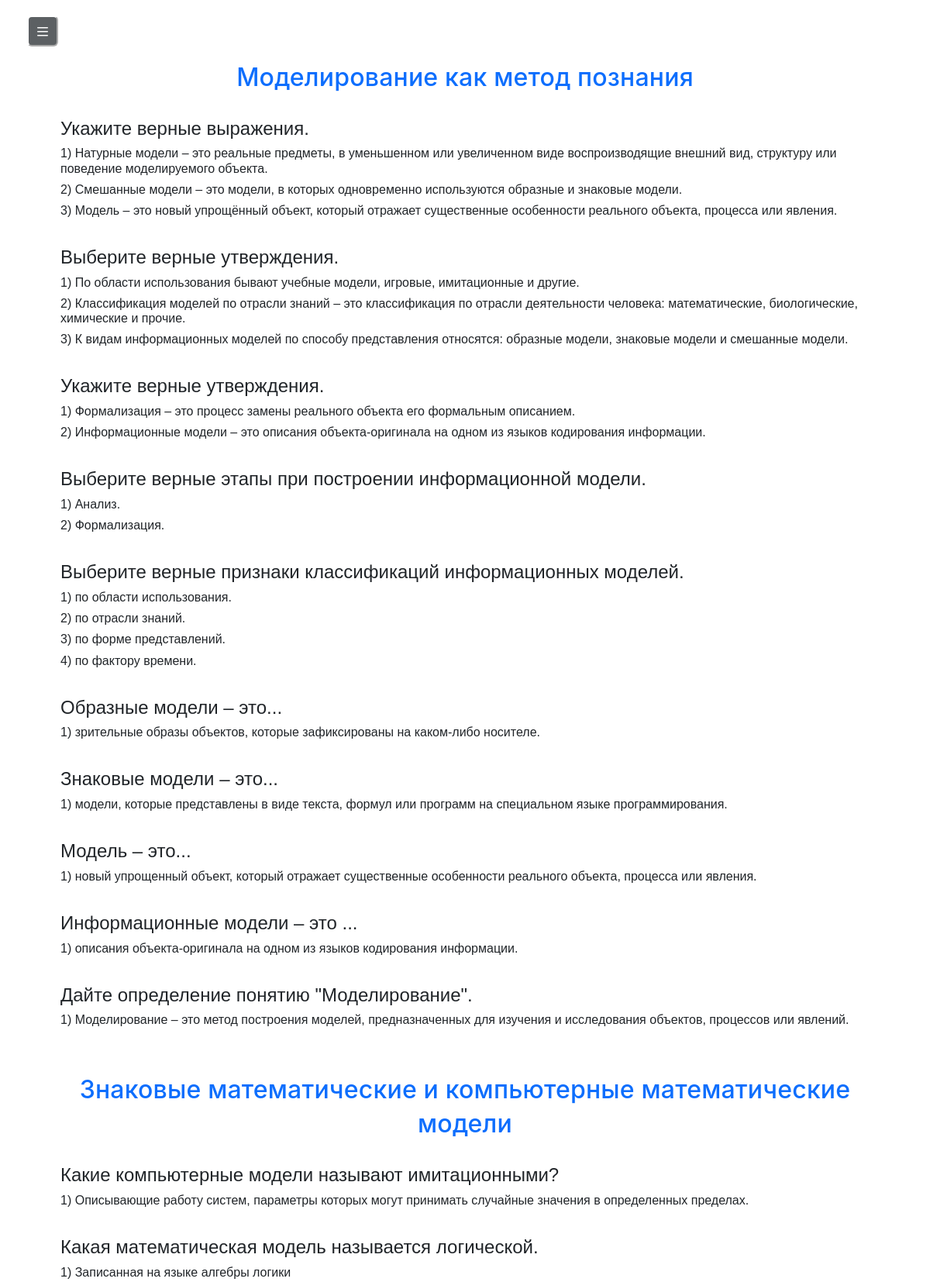
The app's page /class/9/tests/all_tests (upper part) with its own data.
### data/theme_questions.py (models this page shows)
class ThemeQuestions(SqlAlchemyBase, SerializerMixin):
    __tablename__ = 'theme_questions'
    id = sqlalchemy.Column(sqlalchemy.Integer, primary_key=True, autoincrement=True)
    name = sqlalchemy.Column(sqlalchemy.String)
    class_id = sqlalchemy.Column(sqlalchemy.Integer, sqlalchemy.ForeignKey('training_class.id'))
    training_class = sqlalchemy.orm.relationship('TrainingClass')

### data/questions.py (models this page shows)
class Question(SqlAlchemyBase, SerializerMixin):
    __tablename__ = 'question'
    id = sqlalchemy.Column(sqlalchemy.Integer, primary_key=True, autoincrement=True)
    question = sqlalchemy.Column(sqlalchemy.String)
    theme_id = sqlalchemy.Column(sqlalchemy.Integer, sqlalchemy.ForeignKey('theme_questions.id'))
    theme = sqlalchemy.orm.relationship('ThemeQuestions')

### data/answer_questions.py (models this page shows)
class AnswerQuestion(SqlAlchemyBase, SerializerMixin):
    __tablename__ = 'answer'
    id = sqlalchemy.Column(sqlalchemy.Integer, primary_key=True, autoincrement=True)
    answer = sqlalchemy.Column(sqlalchemy.String)
    question_id = sqlalchemy.Column(sqlalchemy.Integer, sqlalchemy.ForeignKey('question.id'))
    question = sqlalchemy.orm.relationship('Question')

### app.py (the view)
@app.route('/class/<class_name>/tests/all_tests')
def show_all_test(class_name):
    all_lst_questions = []
    with create_session() as session:
        train_class = chech_class(class_name)
        themes = session.query(ThemeQuestions).filter(ThemeQuestions.class_id == train_class.id)
        for theme in themes:
            questions = session.query(Question).filter(Question.theme_id == theme.id)
            lst_questions = [theme.name]
            for question in questions:
                que_que = question.question.splitlines()
                que = [que_que[0], que_que[1:]]
                answ = session.query(AnswerQuestion).filter(AnswerQuestion.question_id == question.id).all()
                que += [[x.answer for x in answ]]
                lst_questions.append(que)
            all_lst_questions.append(lst_questions)
    return render_template('show_all_test.html', title=f'Все ответы на {class_name} класс',
                           all_lst_questions=all_lst_questions, class_name=class_name)

### app.py (called while the page is built)
def chech_class(class_name):
    with create_session() as session:
        train_class = session.query(TrainingClass).filter(TrainingClass.name == class_name).first()
    if not train_class:
        raise NotFound()
    return train_class

### data/db_session.py (called while the page is built)
def create_session() -> Session:
    global __factory
    return __factory()

### templates/show_all_test.html (shortened to what this page needs)
{% extends "base.html" %}
{% block content %}
    {% for questions in all_lst_questions %}
        <div style="margin: 5%">
            <div align="center">
                <a href="/class/{{ class_name }}" style="font-size: 2rem; text-decoration: none;">{{ questions[0] }}</a>
            </div>
            {% for que in questions[1:] %}
                <h4><br>{{ que[0] }}</h4>
                {% for answer in que[2] %}
                    <h6>{{ loop.index }}) {{ answer }}</h6>
                {% endfor %}
            {% endfor %}
        </div>
    {% endfor %}
{% endblock %}

### static/css/style.css (style rules this page uses)
body { font-family: sans-serif; padding: 20px; }
html { scroll-behavior: smooth; }
a { font-family: Inter, Arial !important; font-weight: 500; font-style: normal; font-size: 18px; line-height: 140%; letter-spacing: 0.2px; text-decoration: none; }
div { letter-spacing: 0; }

### records on screen
ThemeQuestions: name "Моделирование как метод познания"
Question: question "Укажите верные выражения."
AnswerQuestion: answer "Натурные модели – это реальные предметы, в уменьшенном или увеличенном виде воспроизводящие внешний вид, структуру или поведение моделируемого объекта."
AnswerQuestion: answer "Смешанные модели – это модели, в которых одновременно используются образные и знаковые модели."
AnswerQuestion: answer "Модель – это новый упрощённый объект, который отражает существенные особенности реального объекта, процесса или явления."
Question: question "Выберите верные утверждения."
AnswerQuestion: answer "По области использования бывают учебные модели, игровые, имитационные и другие."
AnswerQuestion: answer "Классификация моделей по отрасли знаний – это классификация по отрасли деятельности человека: математические, биологические, химические и прочие."
AnswerQuestion: answer "К видам информационных моделей по способу представления относятся: образные модели, знаковые модели и смешанные модели."
Question: question "Укажите верные утверждения."
AnswerQuestion: answer "Формализация – это процесс замены реального объекта его формальным описанием."
AnswerQuestion: answer "Информационные модели – это описания объекта-оригинала на одном из языков кодирования информации."
Question: question "Выберите верные этапы при построении информационной модели."
AnswerQuestion: answer "Анализ."
AnswerQuestion: answer "Формализация."
Question: question "Выберите верные признаки классификаций информационных моделей."
AnswerQuestion: answer "по области использования."
AnswerQuestion: answer "по отрасли знаний."
AnswerQuestion: answer "по форме представлений."
AnswerQuestion: answer "по фактору времени."
Question: question "Образные модели – это..."
AnswerQuestion: answer "зрительные образы объектов, которые зафиксированы на каком-либо носителе."
Question: question "Знаковые модели – это..."
AnswerQuestion: answer "модели, которые представлены в виде текста, формул или программ на специальном языке программирования."
Question: question "Модель – это..."
AnswerQuestion: answer "новый упрощенный объект, который отражает существенные особенности реального объекта, процесса или явления."
Question: question "Информационные модели – это ..."
AnswerQuestion: answer "описания объекта-оригинала на одном из языков кодирования информации."
Question: question "Дайте определение понятию \"Моделирование\"."
AnswerQuestion: answer "Моделирование – это метод построения моделей, предназначенных для изучения и исследования объектов, процессов или явлений."
ThemeQuestions: name "Знаковые математические и компьютерные математические модели"
Question: question "Какие компьютерные модели называют имитационными?"
AnswerQuestion: answer "Описывающие работу систем, параметры которых могут принимать случайные значения в определенных пределах."
Question: question "Какая математическая модель называется логической."
AnswerQuestion: answer "Записанная на языке алгебры логики"
